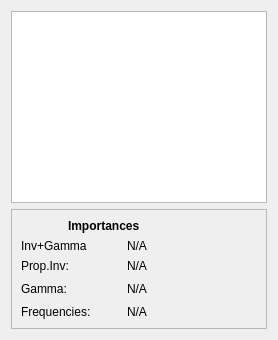
              <widget class="QWidget" name="tab_results_bic">
               <attribute name="title">
                <string>BIC</string>
               </attribute>
               <layout class="QVBoxLayout" name="verticalLayout_10">
                <item>
                 <widget class="QTableView" name="table_results_bic">
                  <property name="font">
                   <font>
                    <family>Courier 10 Pitch</family>
                    <pointsize>10</pointsize>
                   </font>
                  </property>
                  <property name="alternatingRowColors">
                   <bool>true</bool>
                  </property>
                  <property name="sortingEnabled">
                   <bool>true</bool>
                  </property>
                 </widget>
                </item>
                <item>
                 <widget class="QFrame" name="frame_imp_bic">
                  <property name="minimumSize">
                   <size>
                    <width>0</width>
                    <height>20</height>
                   </size>
                  </property>
                  <property name="frameShape">
                   <enum>QFrame::StyledPanel</enum>
                  </property>
                  <property name="frameShadow">
                   <enum>QFrame::Raised</enum>
                  </property>
                  <layout class="QGridLayout" name="gridLayout_5">
                   <property name="verticalSpacing">
                    <number>6</number>
                   </property>
                   <item row="0" column="0" colspan="2" alignment="Qt::AlignHCenter">
                    <widget class="QLabel" name="lbl_imp_bic">
                     <property name="sizePolicy">
                      <sizepolicy hsizetype="Preferred" vsizetype="Preferred">
                       <horstretch>0</horstretch>
                       <verstretch>0</verstretch>
                      </sizepolicy>
                     </property>
                     <property name="minimumSize">
                      <size>
                       <width>0</width>
                       <height>0</height>
                      </size>
                     </property>
                     <property name="font">
                      <font>
                       <weight>75</weight>
                       <bold>true</bold>
                       <underline>false</underline>
                      </font>
                     </property>
                     <property name="lineWidth">
                      <number>1</number>
                     </property>
                     <property name="text">
                      <string>Importances</string>
                     </property>
                    </widget>
                   </item>
                   <item row="3" column="0">
                    <widget class="QLabel" name="lbl_imp_gamma_bic">
                     <property name="minimumSize">
                      <size>
                       <width>100</width>
                       <height>0</height>
                      </size>
                     </property>
                     <property name="text">
                      <string>Gamma:</string>
                     </property>
                    </widget>
                   </item>
                   <item row="3" column="2">
                    <spacer name="spacer_imp_bic">
                     <property name="orientation">
                      <enum>Qt::Horizontal</enum>
                     </property>
                     <property name="sizeHint" stdset="0">
                      <size>
                       <width>40</width>
                       <height>20</height>
                      </size>
                     </property>
                    </spacer>
                   </item>
                   <item row="4" column="0">
                    <widget class="QLabel" name="lbl_imp_freqs_bic">
                     <property name="minimumSize">
                      <size>
                       <width>100</width>
                       <height>0</height>
                      </size>
                     </property>
                     <property name="text">
                      <string>Frequencies:</string>
                     </property>
                    </widget>
                   </item>
                   <item row="4" column="1">
                    <widget class="QLabel" name="txt_imp_freqs_bic">
                     <property name="minimumSize">
                      <size>
                       <width>60</width>
                       <height>0</height>
                      </size>
                     </property>
                     <property name="text">
                      <string>N/A</string>
                     </property>
                    </widget>
                   </item>
                   <item row="3" column="1">
                    <widget class="QLabel" name="txt_imp_gamma_bic">
                     <property name="minimumSize">
                      <size>
                       <width>60</width>
                       <height>0</height>
                      </size>
                     </property>
                     <property name="text">
                      <string>N/A</string>
                     </property>
                    </widget>
                   </item>
                   <item row="2" column="0">
                    <widget class="QLabel" name="lbl_imp_inv_bic">
                     <property name="minimumSize">
                      <size>
                       <width>100</width>
                       <height>0</height>
                      </size>
                     </property>
                     <property name="text">
                      <string>Prop.Inv:</string>
                     </property>
                    </widget>
                   </item>
                   <item row="2" column="1">
                    <widget class="QLabel" name="txt_imp_inv_bic">
                     <property name="minimumSize">
                      <size>
                       <width>60</width>
                       <height>0</height>
                      </size>
                     </property>
                     <property name="text">
                      <string>N/A</string>
                     </property>
                    </widget>
                   </item>
                   <item row="1" column="0">
                    <widget class="QLabel" name="lbl_imp_invgamma_bic">
                     <property name="text">
                      <string>Inv+Gamma</string>
                     </property>
                    </widget>
                   </item>
                   <item row="1" column="1">
                    <widget class="QLabel" name="txt_imp_invgamma_bic">
                     <property name="text">
                      <string>N/A</string>
                     </property>
                    </widget>
                   </item>
                  </layout>
                 </widget>
                </item>
               </layout>
              </widget>
